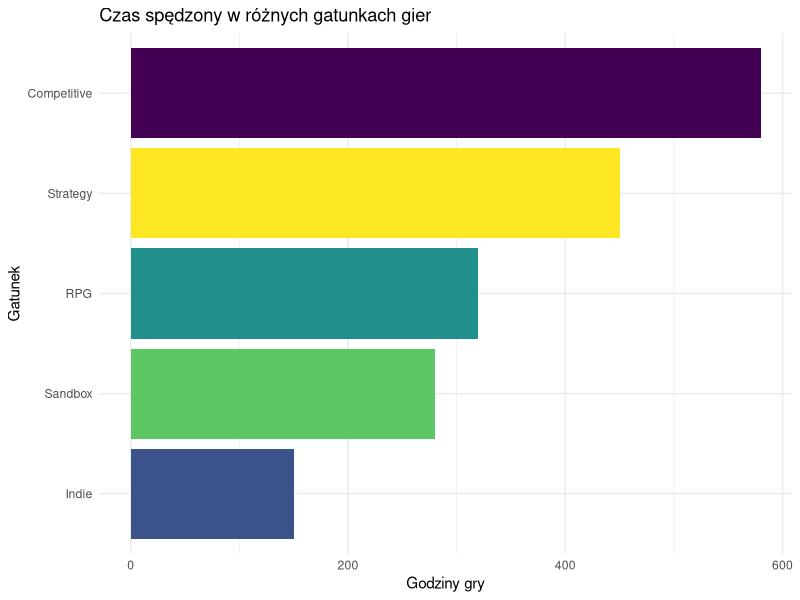
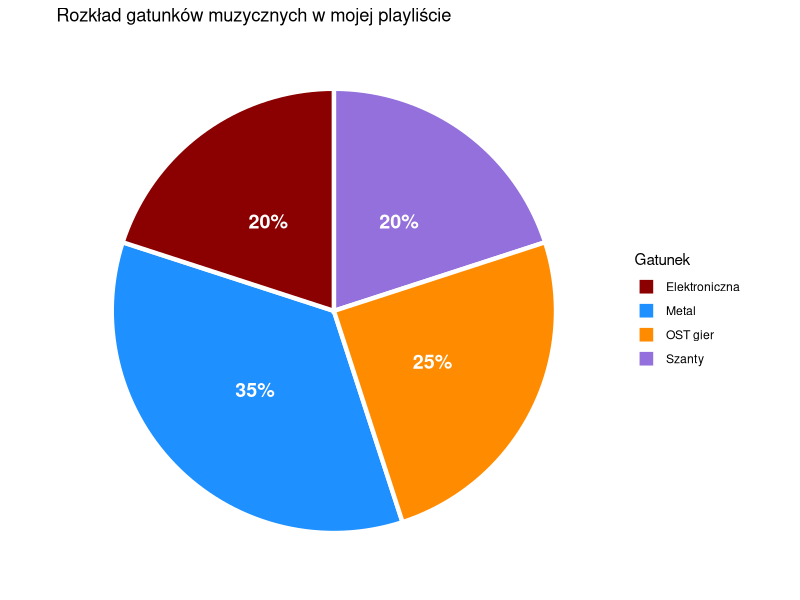

These figures' R source, in order:
## ---- chunk 1
library(ggplot2)

gry <- data.frame(
  gatunek = c("Strategy", "RPG", "Competitive", "Sandbox", "Indie"),
  godziny = c(450, 320, 580, 280, 150)
)

ggplot(gry, aes(x = reorder(gatunek, godziny), y = godziny, fill = gatunek)) +
  geom_col() +
  coord_flip() +
  labs(title = "Czas spędzony w różnych gatunkach gier",
       x = "Gatunek",
       y = "Godziny gry") +
  theme_minimal() +
  theme(legend.position = "none") +
  scale_fill_viridis_d()
## ---- chunk 2
library(ggplot2)

muzyka <- data.frame(
  gatunek = c("Metal", "Szanty", "OST gier", "Elektroniczna"),
  procent = c(35, 20, 25, 20)
)

ggplot(muzyka, aes(x = "", y = procent, fill = gatunek)) +
  geom_bar(stat = "identity", width = 1, color = "white", size = 1.5) +
  coord_polar("y", start = 0) +
  labs(title = "Rozkład gatunków muzycznych w mojej playliście",
       fill = "Gatunek") +
  theme_minimal() +
  theme(
    axis.text = element_blank(),
    axis.title = element_blank(),
    panel.grid = element_blank()
  ) +
  scale_fill_manual(values = c("#8B0000", "#1E90FF", "#FF8C00", "#9370DB")) +
  geom_text(aes(label = paste0(procent, "%")),
            position = position_stack(vjust = 0.5),
            color = "white", size = 5, fontface = "bold")
